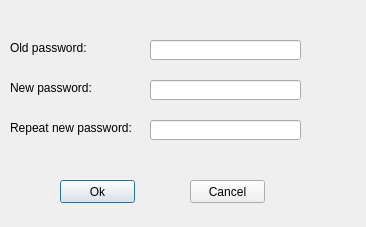
<?xml version="1.0" encoding="UTF-8"?>
<ui version="4.0">
 <class>PasswordChangeDialog</class>
 <widget class="QDialog" name="PasswordChangeDialog">
  <property name="geometry">
   <rect>
    <x>0</x>
    <y>0</y>
    <width>366</width>
    <height>227</height>
   </rect>
  </property>
  <property name="windowTitle">
   <string>Dialog</string>
  </property>
  <widget class="QLabel" name="label">
   <property name="geometry">
    <rect>
     <x>10</x>
     <y>40</y>
     <width>81</width>
     <height>16</height>
    </rect>
   </property>
   <property name="text">
    <string>Old password:</string>
   </property>
  </widget>
  <widget class="QLabel" name="label_2">
   <property name="geometry">
    <rect>
     <x>10</x>
     <y>80</y>
     <width>81</width>
     <height>16</height>
    </rect>
   </property>
   <property name="text">
    <string>New password:</string>
   </property>
  </widget>
  <widget class="QLabel" name="label_3">
   <property name="geometry">
    <rect>
     <x>10</x>
     <y>120</y>
     <width>121</width>
     <height>16</height>
    </rect>
   </property>
   <property name="text">
    <string>Repeat new password:</string>
   </property>
  </widget>
  <widget class="QLineEdit" name="lineEdit_oldp">
   <property name="geometry">
    <rect>
     <x>150</x>
     <y>40</y>
     <width>151</width>
     <height>20</height>
    </rect>
   </property>
   <property name="maxLength">
    <number>128</number>
   </property>
   <property name="echoMode">
    <enum>QLineEdit::Password</enum>
   </property>
  </widget>
  <widget class="QLineEdit" name="lineEdit_newp">
   <property name="geometry">
    <rect>
     <x>150</x>
     <y>80</y>
     <width>151</width>
     <height>20</height>
    </rect>
   </property>
   <property name="maxLength">
    <number>128</number>
   </property>
   <property name="echoMode">
    <enum>QLineEdit::Password</enum>
   </property>
  </widget>
  <widget class="QLineEdit" name="lineEdit_rnewp">
   <property name="geometry">
    <rect>
     <x>150</x>
     <y>120</y>
     <width>151</width>
     <height>20</height>
    </rect>
   </property>
   <property name="maxLength">
    <number>128</number>
   </property>
   <property name="echoMode">
    <enum>QLineEdit::Password</enum>
   </property>
  </widget>
  <widget class="QPushButton" name="pushOk">
   <property name="geometry">
    <rect>
     <x>60</x>
     <y>180</y>
     <width>75</width>
     <height>23</height>
    </rect>
   </property>
   <property name="text">
    <string>Ok</string>
   </property>
  </widget>
  <widget class="QPushButton" name="pushCancel">
   <property name="geometry">
    <rect>
     <x>190</x>
     <y>180</y>
     <width>75</width>
     <height>23</height>
    </rect>
   </property>
   <property name="text">
    <string>Cancel</string>
   </property>
  </widget>
 </widget>
 <resources/>
 <connections/>
</ui>
